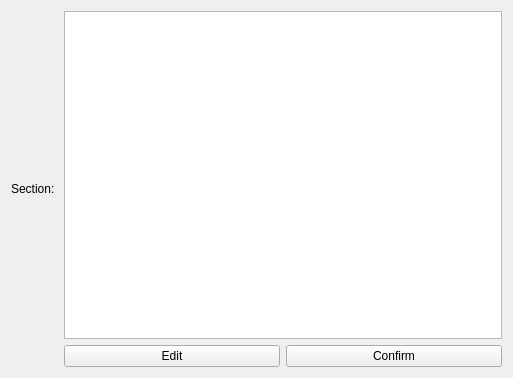
<?xml version="1.0" encoding="UTF-8"?>
<ui version="4.0">
 <class>EditSectionWidget</class>
 <widget class="QWidget" name="EditSectionWidget">
  <property name="geometry">
   <rect>
    <x>0</x>
    <y>0</y>
    <width>513</width>
    <height>378</height>
   </rect>
  </property>
  <property name="windowTitle">
   <string>Form</string>
  </property>
  <layout class="QHBoxLayout" name="horizontalLayout_3">
   <item>
    <layout class="QHBoxLayout" name="horizontalLayout_2">
     <item>
      <widget class="QLabel" name="label">
       <property name="text">
        <string>Section: </string>
       </property>
      </widget>
     </item>
     <item>
      <layout class="QVBoxLayout" name="verticalLayout">
       <item>
        <widget class="QTextEdit" name="text_area"/>
       </item>
       <item>
        <layout class="QHBoxLayout" name="horizontalLayout">
         <item>
          <widget class="QPushButton" name="pushButton">
           <property name="text">
            <string>Edit</string>
           </property>
          </widget>
         </item>
         <item>
          <widget class="QPushButton" name="confirm_button">
           <property name="text">
            <string>Confirm</string>
           </property>
          </widget>
         </item>
        </layout>
       </item>
      </layout>
     </item>
    </layout>
   </item>
  </layout>
 </widget>
 <resources/>
 <connections/>
</ui>
